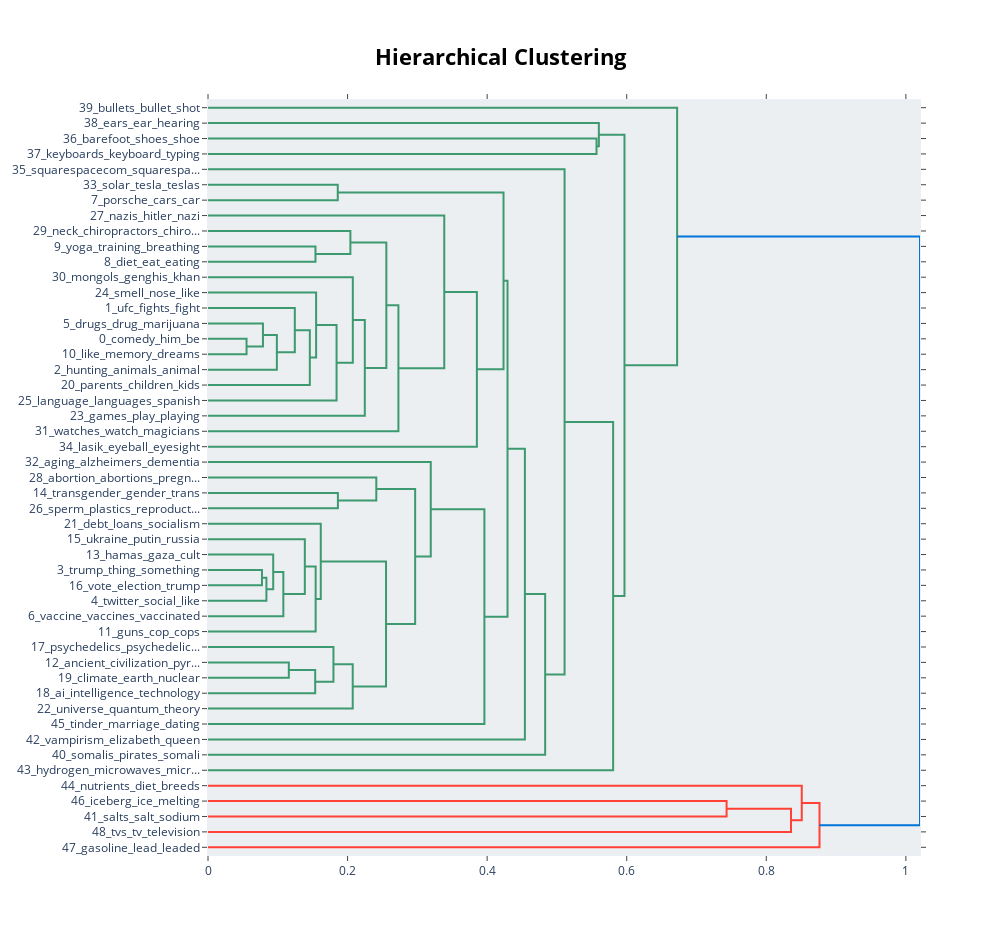

Write notebook code for a chart like this one.
### Code cell
topic_model.visualize_hierarchy(custom_labels=True)

### Figure 1 — Plotly figure (JSON) as saved in the notebook; plotly's stock layout.template omitted (floating-point values rounded to 4 significant figures)
{"data": [{"hoverinfo": "text", "marker": {"color": "rgb(61,153,112)"}, "mode": "lines", "type": "scatter", "x": [0, 0.5567, 0.5567, 0], "xaxis": "x", "y": [-25, -25, -35, -35], "yaxis": "y"}, {"hoverinfo": "text", "marker": {"color": "rgb(61,153,112)"}, "mode": "lines", "type": "scatter", "x": [0, 0.56, 0.56, 0.5567], "xaxis": "x", "y": [-15, -15, -30, -30], "yaxis": "y"}, {"hoverinfo": "text", "marker": {"color": "rgb(61,153,112)"}, "mode": "lines", "type": "scatter", "x": [0, 0.1859, 0.1859, 0], "xaxis": "x", "y": [-55, -55, -65, -65], "yaxis": "y"}, {"hoverinfo": "text", "marker": {"color": "rgb(61,153,112)"}, "mode": "lines", "type": "scatter", "x": [0, 0.154, 0.154, 0], "xaxis": "x", "y": [-95, -95, -105, -105], "yaxis": "y"}, {"hoverinfo": "text", "marker": {"color": "rgb(61,153,112)"}, "mode": "lines", "type": "scatter", "x": [0, 0.204, 0.204, 0.154], "xaxis": "x", "y": [-85, -85, -100, -100], "yaxis": "y"}, {"hoverinfo": "text", "marker": {"color": "rgb(61,153,112)"}, "mode": "lines", "type": "scatter", "x": [0, 0.05522, 0.05522, 0], "xaxis": "x", "y": [-155, -155, -165, -165], "yaxis": "y"}, {"hoverinfo": "text", "marker": {"color": "rgb(61,153,112)"}, "mode": "lines", "type": "scatter", "x": [0, 0.07873, 0.07873, 0.05522], "xaxis": "x", "y": [-145, -145, -160, -160], "yaxis": "y"}, {"hoverinfo": "text", "marker": {"color": "rgb(61,153,112)"}, "mode": "lines", "type": "scatter", "x": [0.07873, 0.09868, 0.09868, 0], "xaxis": "x", "y": [-152.5, -152.5, -175, -175], "yaxis": "y"}, {"hoverinfo": "text", "marker": {"color": "rgb(61,153,112)"}, "mode": "lines", "type": "scatter", "x": [0, 0.1244, 0.1244, 0.09868], "xaxis": "x", "y": [-135, -135, -163.8, -163.8], "yaxis": "y"}, {"hoverinfo": "text", "marker": {"color": "rgb(61,153,112)"}, "mode": "lines", "type": "scatter", "x": [0.1244, 0.1459, 0.1459, 0], "xaxis": "x", "y": [-149.4, -149.4, -185, -185], "yaxis": "y"}, {"hoverinfo": "text", "marker": {"color": "rgb(61,153,112)"}, "mode": "lines", "type": "scatter", "x": [0, 0.1549, 0.1549, 0.1459], "xaxis": "x", "y": [-125, -125, -167.2, -167.2], "yaxis": "y"}, {"hoverinfo": "text", "marker": {"color": "rgb(61,153,112)"}, "mode": "lines", "type": "scatter", "x": [0.1549, 0.1842, 0.1842, 0], "xaxis": "x", "y": [-146.1, -146.1, -195, -195], "yaxis": "y"}, {"hoverinfo": "text", "marker": {"color": "rgb(61,153,112)"}, "mode": "lines", "type": "scatter", "x": [0, 0.2075, 0.2075, 0.1842], "xaxis": "x", "y": [-115, -115, -170.5, -170.5], "yaxis": "y"}, {"hoverinfo": "text", "marker": {"color": "rgb(61,153,112)"}, "mode": "lines", "type": "scatter", "x": [0.2075, 0.2247, 0.2247, 0], "xaxis": "x", "y": [-142.8, -142.8, -205, -205], "yaxis": "y"}, {"hoverinfo": "text", "marker": {"color": "rgb(61,153,112)"}, "mode": "lines", "type": "scatter", "x": [0.204, 0.2556, 0.2556, 0.2247], "xaxis": "x", "y": [-92.5, -92.5, -173.9, -173.9], "yaxis": "y"}, {"hoverinfo": "text", "marker": {"color": "rgb(61,153,112)"}, "mode": "lines", "type": "scatter", "x": [0.2556, 0.2728, 0.2728, 0], "xaxis": "x", "y": [-133.2, -133.2, -215, -215], "yaxis": "y"}, {"hoverinfo": "text", "marker": {"color": "rgb(61,153,112)"}, "mode": "lines", "type": "scatter", "x": [0, 0.3385, 0.3385, 0.2728], "xaxis": "x", "y": [-75, -75, -174.1, -174.1], "yaxis": "y"}, {"hoverinfo": "text", "marker": {"color": "rgb(61,153,112)"}, "mode": "lines", "type": "scatter", "x": [0.3385, 0.3853, 0.3853, 0], "xaxis": "x", "y": [-124.5, -124.5, -225, -225], "yaxis": "y"}, {"hoverinfo": "text", "marker": {"color": "rgb(61,153,112)"}, "mode": "lines", "type": "scatter", "x": [0.1859, 0.4235, 0.4235, 0.3853], "xaxis": "x", "y": [-60, -60, -174.8, -174.8], "yaxis": "y"}, {"hoverinfo": "text", "marker": {"color": "rgb(61,153,112)"}, "mode": "lines", "type": "scatter", "x": [0, 0.1862, 0.1862, 0], "xaxis": "x", "y": [-255, -255, -265, -265], "yaxis": "y"}, {"hoverinfo": "text", "marker": {"color": "rgb(61,153,112)"}, "mode": "lines", "type": "scatter", "x": [0, 0.2412, 0.2412, 0.1862], "xaxis": "x", "y": [-245, -245, -260, -260], "yaxis": "y"}, {"hoverinfo": "text", "marker": {"color": "rgb(61,153,112)"}, "mode": "lines", "type": "scatter", "x": [0, 0.07733, 0.07733, 0], "xaxis": "x", "y": [-305, -305, -315, -315], "yaxis": "y"}, {"hoverinfo": "text", "marker": {"color": "rgb(61,153,112)"}, "mode": "lines", "type": "scatter", "x": [0.07733, 0.0837, 0.0837, 0], "xaxis": "x", "y": [-310, -310, -325, -325], "yaxis": "y"}, {"hoverinfo": "text", "marker": {"color": "rgb(61,153,112)"}, "mode": "lines", "type": "scatter", "x": [0, 0.09345, 0.09345, 0.0837], "xaxis": "x", "y": [-295, -295, -317.5, -317.5], "yaxis": "y"}, {"hoverinfo": "text", "marker": {"color": "rgb(61,153,112)"}, "mode": "lines", "type": "scatter", "x": [0.09345, 0.108, 0.108, 0], "xaxis": "x", "y": [-306.2, -306.2, -335, -335], "yaxis": "y"}, {"hoverinfo": "text", "marker": {"color": "rgb(61,153,112)"}, "mode": "lines", "type": "scatter", "x": [0, 0.1387, 0.1387, 0.108], "xaxis": "x", "y": [-285, -285, -320.6, -320.6], "yaxis": "y"}, {"hoverinfo": "text", "marker": {"color": "rgb(61,153,112)"}, "mode": "lines", "type": "scatter", "x": [0.1387, 0.1543, 0.1543, 0], "xaxis": "x", "y": [-302.8, -302.8, -345, -345], "yaxis": "y"}, {"hoverinfo": "text", "marker": {"color": "rgb(61,153,112)"}, "mode": "lines", "type": "scatter", "x": [0, 0.1616, 0.1616, 0.1543], "xaxis": "x", "y": [-275, -275, -323.9, -323.9], "yaxis": "y"}, {"hoverinfo": "text", "marker": {"color": "rgb(61,153,112)"}, "mode": "lines", "type": "scatter", "x": [0, 0.1158, 0.1158, 0], "xaxis": "x", "y": [-365, -365, -375, -375], "yaxis": "y"}, {"hoverinfo": "text", "marker": {"color": "rgb(61,153,112)"}, "mode": "lines", "type": "scatter", "x": [0.1158, 0.1536, 0.1536, 0], "xaxis": "x", "y": [-370, -370, -385, -385], "yaxis": "y"}, {"hoverinfo": "text", "marker": {"color": "rgb(61,153,112)"}, "mode": "lines", "type": "scatter", "x": [0, 0.1798, 0.1798, 0.1536], "xaxis": "x", "y": [-355, -355, -377.5, -377.5], "yaxis": "y"}, {"hoverinfo": "text", "marker": {"color": "rgb(61,153,112)"}, "mode": "lines", "type": "scatter", "x": [0.1798, 0.2074, 0.2074, 0], "xaxis": "x", "y": [-366.2, -366.2, -395, -395], "yaxis": "y"}, {"hoverinfo": "text", "marker": {"color": "rgb(61,153,112)"}, "mode": "lines", "type": "scatter", "x": [0.1616, 0.2551, 0.2551, 0.2074], "xaxis": "x", "y": [-299.5, -299.5, -380.6, -380.6], "yaxis": "y"}, {"hoverinfo": "text", "marker": {"color": "rgb(61,153,112)"}, "mode": "lines", "type": "scatter", "x": [0.2412, 0.2968, 0.2968, 0.2551], "xaxis": "x", "y": [-252.5, -252.5, -340.0, -340.0], "yaxis": "y"}, {"hoverinfo": "text", "marker": {"color": "rgb(61,153,112)"}, "mode": "lines", "type": "scatter", "x": [0, 0.3192, 0.3192, 0.2968], "xaxis": "x", "y": [-235, -235, -296.3, -296.3], "yaxis": "y"}, {"hoverinfo": "text", "marker": {"color": "rgb(61,153,112)"}, "mode": "lines", "type": "scatter", "x": [0.3192, 0.3961, 0.3961, 0], "xaxis": "x", "y": [-265.6, -265.6, -405, -405], "yaxis": "y"}, {"hoverinfo": "text", "marker": {"color": "rgb(61,153,112)"}, "mode": "lines", "type": "scatter", "x": [0.4235, 0.4292, 0.4292, 0.3961], "xaxis": "x", "y": [-117.4, -117.4, -335.3, -335.3], "yaxis": "y"}, {"hoverinfo": "text", "marker": {"color": "rgb(61,153,112)"}, "mode": "lines", "type": "scatter", "x": [0.4292, 0.4541, 0.4541, 0], "xaxis": "x", "y": [-226.4, -226.4, -415, -415], "yaxis": "y"}, {"hoverinfo": "text", "marker": {"color": "rgb(61,153,112)"}, "mode": "lines", "type": "scatter", "x": [0.4541, 0.4831, 0.4831, 0], "xaxis": "x", "y": [-320.7, -320.7, -425, -425], "yaxis": "y"}, {"hoverinfo": "text", "marker": {"color": "rgb(61,153,112)"}, "mode": "lines", "type": "scatter", "x": [0, 0.5109, 0.5109, 0.4831], "xaxis": "x", "y": [-45, -45, -372.8, -372.8], "yaxis": "y"}, {"hoverinfo": "text", "marker": {"color": "rgb(61,153,112)"}, "mode": "lines", "type": "scatter", "x": [0.5109, 0.5805, 0.5805, 0], "xaxis": "x", "y": [-208.9, -208.9, -435, -435], "yaxis": "y"}, {"hoverinfo": "text", "marker": {"color": "rgb(61,153,112)"}, "mode": "lines", "type": "scatter", "x": [0.56, 0.5968, 0.5968, 0.5805], "xaxis": "x", "y": [-22.5, -22.5, -322.0, -322.0], "yaxis": "y"}, {"hoverinfo": "text", "marker": {"color": "rgb(61,153,112)"}, "mode": "lines", "type": "scatter", "x": [0, 0.6722, 0.6722, 0.5968], "xaxis": "x", "y": [-5, -5, -172.2, -172.2], "yaxis": "y"}, {"hoverinfo": "text", "marker": {"color": "rgb(255,65,54)"}, "mode": "lines", "type": "scatter", "x": [0, 0.7431, 0.7431, 0], "xaxis": "x", "y": [-455, -455, -465, -465], "yaxis": "y"}, {"hoverinfo": "text", "marker": {"color": "rgb(255,65,54)"}, "mode": "lines", "type": "scatter", "x": [0.7431, 0.8354, 0.8354, 0], "xaxis": "x", "y": [-460, -460, -475, -475], "yaxis": "y"}, {"hoverinfo": "text", "marker": {"color": "rgb(255,65,54)"}, "mode": "lines", "type": "scatter", "x": [0, 0.8508, 0.8508, 0.8354], "xaxis": "x", "y": [-445, -445, -467.5, -467.5], "yaxis": "y"}, {"hoverinfo": "text", "marker": {"color": "rgb(255,65,54)"}, "mode": "lines", "type": "scatter", "x": [0.8508, 0.8762, 0.8762, 0], "xaxis": "x", "y": [-456.2, -456.2, -485, -485], "yaxis": "y"}, {"hoverinfo": "text", "marker": {"color": "rgb(0,116,217)"}, "mode": "lines", "type": "scatter", "x": [0.6722, 1.02, 1.02, 0.8762], "xaxis": "x", "y": [-88.61, -88.61, -470.6, -470.6], "yaxis": "y"}], "layout": {"autosize": false, "height": 935, "hoverlabel": {"bgcolor": "white", "font": {"family": "Rockwell", "size": 16}}, "hovermode": "closest", "plot_bgcolor": "#ECEFF1", "showlegend": false, "title": {"font": {"color": "Black", "size": 22}, "text": "<b>Hierarchical Clustering</b>", "x": 0.5, "xanchor": "center", "yanchor": "top"}, "width": 1000, "xaxis": {"mirror": "allticks", "rangemode": "tozero", "showgrid": false, "showline": true, "showticklabels": true, "ticks": "outside", "type": "linear", "zeroline": false}, "yaxis": {"mirror": "allticks", "range": [-490, 0], "rangemode": "tozero", "showgrid": false, "showline": true, "showticklabels": true, "tickmode": "array", "ticks": "outside", "ticktext": ["39_bullets_bullet_shot", "38_ears_ear_hearing", "36_barefoot_shoes_shoe", "37_keyboards_keyboard_typing", "35_squarespacecom_squarespa...", "33_solar_tesla_teslas", "7_porsche_cars_car", "27_nazis_hitler_nazi", "29_neck_chiropractors_chiro...", "9_yoga_training_breathing", "8_diet_eat_eating", "30_mongols_genghis_khan", "24_smell_nose_like", "1_ufc_fights_fight", "5_drugs_drug_marijuana", "0_comedy_him_be", "10_like_memory_dreams", "2_hunting_animals_animal", "20_parents_children_kids", "25_language_languages_spanish", "23_games_play_playing", "31_watches_watch_magicians", "34_lasik_eyeball_eyesight", "32_aging_alzheimers_dementia", "28_abortion_abortions_pregn...", "14_transgender_gender_trans", "26_sperm_plastics_reproduct...", "21_debt_loans_socialism", "15_ukraine_putin_russia", "13_hamas_gaza_cult", "3_trump_thing_something", "16_vote_election_trump", "4_twitter_social_like", "6_vaccine_vaccines_vaccinated", "11_guns_cop_cops", "17_psychedelics_psychedelic...", "12_ancient_civilization_pyr...", "19_climate_earth_nuclear", "18_ai_intelligence_technology", "22_universe_quantum_theory", "45_tinder_marriage_dating", "42_vampirism_elizabeth_queen", "40_somalis_pirates_somali", "43_hydrogen_microwaves_micr...", "44_nutrients_diet_breeds", "46_iceberg_ice_melting", "41_salts_salt_sodium", "48_tvs_tv_television", "47_gasoline_lead_leaded"], "tickvals": [-5, -15, -25, -35, -45, -55, -65, -75, -85, -95, -105, -115, -125, -135, -145, -155, -165, -175, -185, -195, -205, -215, -225, -235, -245, -255, -265, -275, -285, -295, -305, -315, -325, -335, -345, -355, -365, -375, -385, -395, -405, -415, -425, -435, -445, -455, -465, -475, -485], "type": "linear", "zeroline": false}}}
